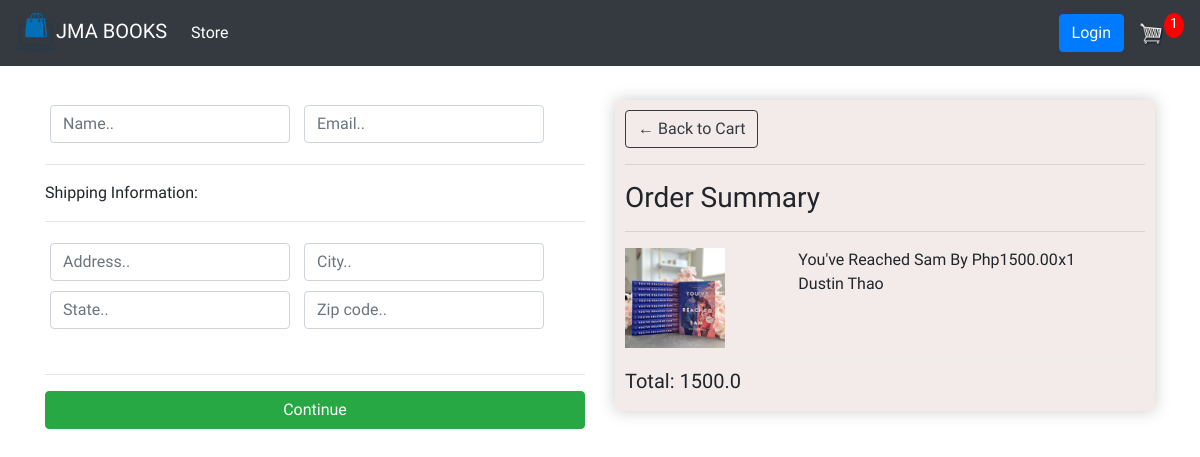
Screenshot of /checkout/ (signed in) with the database file from the repository.
### store/models.py (models this page shows, shortened)
class OrderItem(models.Model):
    product = models.ForeignKey(Product, on_delete=models.SET_NULL, null=True)
    order = models.ForeignKey(Order, on_delete=models.SET_NULL, null=True)
    quantity = models.IntegerField(default=0, null=True, blank=True)
    date_added = models.DateTimeField(auto_now_add=True)
    @property
    def get_total(self):
        total = self.product.price * self.quantity
        return total

class Product(models.Model):
    name = models.CharField(max_length=200, null=True)
    price = models.FloatField(max_length=200, null=True)
    digital = models.BooleanField(default=False, null=True, blank=True)
    image = models.ImageField(null=True, blank=True)
    @property
    def imageURL(self):
        try:
            url = self.image.url
        except:
            url = ''
        return url

class Order(models.Model):
    customer = models.ForeignKey(Customer, on_delete=models.SET_NULL, null=True, blank=True)
    date_order = models.DateTimeField(auto_now_add=True)
    complete = models.BooleanField(default=False, null=True, blank=True)
    transaction_id = models.CharField(max_length=200, null=True)
    @property
    def shipping(self):
        shipping = False
        orderitems = self.orderitem_set.all()
        for i in orderitems:
            if i.product.digital == False:
                shipping = True
        return shipping
    @property
    def get_cart_total(self):
        orderitems = self.orderitem_set.all()
        total = sum([item.get_total for item in orderitems])
        return total
    @property
    def get_cart_items(self):
        orderitems = self.orderitem_set.all()
        total = sum([item.quantity for item in orderitems])
        return total

### store/views.py (the view)
# urls.py: path('checkout/', views.checkout, name="checkout"),
def checkout(request):
    data = cartData(request)
    cartItems = data['cartItems']
    order = data['order']
    items = data['items']
    context = {'items': items, 'order': order, 'cartItems': cartItems}
    return render(request, 'store/checkout.html', context)

### store/utils.py (called while the page is built)
def cartData(request):
    if request.user.is_authenticated:
        customer = request.user.customer
        order, created = Order.objects.get_or_create(customer=customer, complete=False)
        items = order.orderitem_set.all()
        cartItems = order.get_cart_items
    else:
        cookieData = cookieCart(request)
        cartItems = cookieData['cartItems']
        order = cookieData['order']
        items = cookieData['items']
    return {'cartItems': cartItems, 'order': order, 'items': items}

### templates/store/checkout.html (shortened to what this page needs)
{% extends 'store/main.html' %}
{% load static %}
{% block content %}
<div class="row">
	<div class="col-lg-6">
		<form id="form">
			<div id="user-info">
				<div class="form-field">
					<input required class="form-control" type="text" name="name" placeholder="Name..">
				</div>
				<div class="form-field">
					<input required class="form-control" type="email" name="email" placeholder="Email..">
				</div>
			</div>
			<div id="shipping-info">
				<hr>
				<p>Shipping Information:</p>
				<hr>
				<div class="form-field">
					<input class="form-control" type="text" name="address" placeholder="Address..">
				</div>
				<div class="form-field">
					<input class="form-control" type="text" name="city" placeholder="City..">
				</div>
				<div class="form-field">
					<input class="form-control" type="text" name="state" placeholder="State..">
				</div>
				<div class="form-field">
					<input class="form-control" type="text" name="zipcode" placeholder="Zip code..">
				</div>
			</div>
			<br>
			<hr>
			<input id="form-button" class="btn btn-success btn-block" type="submit" value="Continue">
		</form>
	</div>
	<div class="col-lg-6">
		<div class="box-element">
			<a  class="btn btn-outline-dark" href="{% url 'cart' %}">&#x2190; Back to Cart</a>
			<hr>
			<h3>Order Summary</h3>
			<hr>
			{% for item in items %}
			<div class="cart-row">
				<div style="flex:2"><img class="row-image" src="{{item.product.imageURL}}"></div>
				<div style="flex:2"><p>{{item.product.name}}</p></div>
				<div style="flex:1"><p>Php{{item.product.price|floatformat:2}}</p></div>
				<div style="flex:1"><p>x{{item.quantity}}</p></div>
			</div>
			{% endfor %}
			<h5>Total:   {{order.get_cart_total}}</h5>
		</div>
	</div>
</div>
{% endblock content %}

### static/css/main.css (style rules this page uses)
body { background-color: hsl(0, 0%, 98%); }
h1,h2,h3,h4,h5,h6 { color:hsl(0, 0%, 30%); }
.box-element { box-shadow:hsl(0, 0%, 80%) 0 0 16px; background-color: rgb(243, 234, 234); border-radius: 4px; padding: 10px; }
.col-lg-4, .col-lg-6, .col-lg-8, .col-lg-12 { margin-top: 10px; }
.btn { border-radius: 0; }
.row-image { width: 100px; }
.form-field { width:250px; display: inline-block; padding: 5px; }
.cart-row { display: flex; align-items: flex-start; padding-bottom: 10px; margin-bottom: 10px; border-bottom: 1px solid #ececec; }

### rows the page displays
OrderItem: product.imageURL (picture), product.name "You've Reached Sam By Dustin Thao", product.price "1500.00", quantity "1"
Order: get_cart_total "1500.0"

### other values shown
{{ cartItems }} "1"
